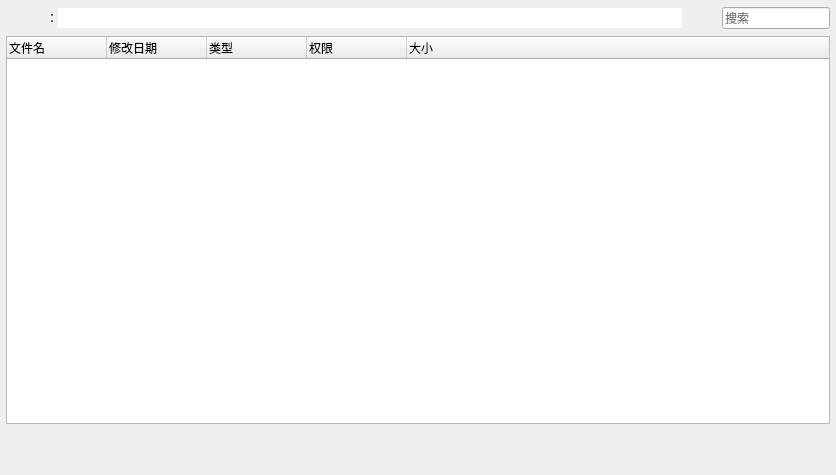
<?xml version="1.0" encoding="UTF-8"?>
<ui version="4.0">
 <class>Dialog</class>
 <widget class="QDialog" name="Dialog">
  <property name="geometry">
   <rect>
    <x>0</x>
    <y>0</y>
    <width>836</width>
    <height>475</height>
   </rect>
  </property>
  <property name="acceptDrops">
   <bool>true</bool>
  </property>
  <property name="windowTitle">
   <string>Dialog</string>
  </property>
  <property name="windowIcon">
   <iconset resource="../resource.qrc">
    <normaloff>:/flat/flatico/cloud.ico</normaloff>:/flat/flatico/cloud.ico</iconset>
  </property>
  <layout class="QVBoxLayout" name="verticalLayout" stretch="0,10,1">
   <property name="spacing">
    <number>6</number>
   </property>
   <property name="leftMargin">
    <number>6</number>
   </property>
   <property name="topMargin">
    <number>6</number>
   </property>
   <property name="rightMargin">
    <number>6</number>
   </property>
   <property name="bottomMargin">
    <number>6</number>
   </property>
   <item>
    <layout class="QHBoxLayout" name="horizontalLayout" stretch="0,0,20,0,0">
     <property name="spacing">
      <number>0</number>
     </property>
     <item>
      <widget class="QPushButton" name="pushButtonHome">
       <property name="minimumSize">
        <size>
         <width>24</width>
         <height>24</height>
        </size>
       </property>
       <property name="toolTip">
        <string>我的云盘</string>
       </property>
       <property name="autoFillBackground">
        <bool>true</bool>
       </property>
       <property name="styleSheet">
        <string notr="true"/>
       </property>
       <property name="text">
        <string/>
       </property>
       <property name="icon">
        <iconset resource="../resource.qrc">
         <normaloff>:/img/ftp/home.ico</normaloff>:/img/ftp/home.ico</iconset>
       </property>
       <property name="autoDefault">
        <bool>false</bool>
       </property>
       <property name="default">
        <bool>false</bool>
       </property>
       <property name="flat">
        <bool>true</bool>
       </property>
      </widget>
     </item>
     <item>
      <widget class="QLabel" name="labelPath_2">
       <property name="text">
        <string>：</string>
       </property>
      </widget>
     </item>
     <item>
      <widget class="QLineEdit" name="lineEditPath">
       <property name="enabled">
        <bool>true</bool>
       </property>
       <property name="toolTip">
        <string>当前路径</string>
       </property>
       <property name="frame">
        <bool>false</bool>
       </property>
      </widget>
     </item>
     <item>
      <widget class="QPushButton" name="pushButtonRefresh">
       <property name="minimumSize">
        <size>
         <width>24</width>
         <height>24</height>
        </size>
       </property>
       <property name="toolTip">
        <string>刷新</string>
       </property>
       <property name="styleSheet">
        <string notr="true"/>
       </property>
       <property name="text">
        <string/>
       </property>
       <property name="icon">
        <iconset resource="../resource.qrc">
         <normaloff>:/img/ftp/sync.ico</normaloff>:/img/ftp/sync.ico</iconset>
       </property>
       <property name="autoDefault">
        <bool>false</bool>
       </property>
       <property name="flat">
        <bool>true</bool>
       </property>
      </widget>
     </item>
     <item>
      <widget class="QLineEdit" name="lineEdit">
       <property name="acceptDrops">
        <bool>true</bool>
       </property>
       <property name="toolTip">
        <string>搜索</string>
       </property>
       <property name="text">
        <string/>
       </property>
       <property name="placeholderText">
        <string>搜索</string>
       </property>
       <property name="clearButtonEnabled">
        <bool>true</bool>
       </property>
      </widget>
     </item>
    </layout>
   </item>
   <item>
    <widget class="QTreeWidget" name="treeWidgetFtp">
     <property name="focusPolicy">
      <enum>Qt::NoFocus</enum>
     </property>
     <property name="contextMenuPolicy">
      <enum>Qt::CustomContextMenu</enum>
     </property>
     <property name="frameShape">
      <enum>QFrame::StyledPanel</enum>
     </property>
     <property name="lineWidth">
      <number>0</number>
     </property>
     <property name="midLineWidth">
      <number>0</number>
     </property>
     <property name="dragEnabled">
      <bool>true</bool>
     </property>
     <property name="dragDropMode">
      <enum>QAbstractItemView::DropOnly</enum>
     </property>
     <property name="defaultDropAction">
      <enum>Qt::CopyAction</enum>
     </property>
     <property name="selectionMode">
      <enum>QAbstractItemView::ExtendedSelection</enum>
     </property>
     <column>
      <property name="text">
       <string>文件名</string>
      </property>
     </column>
     <column>
      <property name="text">
       <string>修改日期</string>
      </property>
     </column>
     <column>
      <property name="text">
       <string>类型</string>
      </property>
     </column>
     <column>
      <property name="text">
       <string>权限</string>
      </property>
     </column>
     <column>
      <property name="text">
       <string>大小</string>
      </property>
     </column>
    </widget>
   </item>
   <item>
    <widget class="QScrollArea" name="scrollArea">
     <property name="minimumSize">
      <size>
       <width>0</width>
       <height>20</height>
      </size>
     </property>
     <property name="maximumSize">
      <size>
       <width>16777215</width>
       <height>200</height>
      </size>
     </property>
     <property name="frameShape">
      <enum>QFrame::NoFrame</enum>
     </property>
     <property name="lineWidth">
      <number>0</number>
     </property>
     <property name="widgetResizable">
      <bool>true</bool>
     </property>
     <widget class="QWidget" name="widget">
      <property name="geometry">
       <rect>
        <x>0</x>
        <y>0</y>
        <width>824</width>
        <height>39</height>
       </rect>
      </property>
      <layout class="QVBoxLayout" name="verticalLayout_2">
       <property name="spacing">
        <number>0</number>
       </property>
       <property name="leftMargin">
        <number>0</number>
       </property>
       <property name="topMargin">
        <number>0</number>
       </property>
       <property name="rightMargin">
        <number>0</number>
       </property>
       <property name="bottomMargin">
        <number>0</number>
       </property>
       <item>
        <layout class="QVBoxLayout" name="layout1"/>
       </item>
      </layout>
     </widget>
    </widget>
   </item>
  </layout>
 </widget>
 <layoutdefault spacing="6" margin="11"/>
 <resources>
  <include location="../resource.qrc"/>
 </resources>
 <connections/>
</ui>
